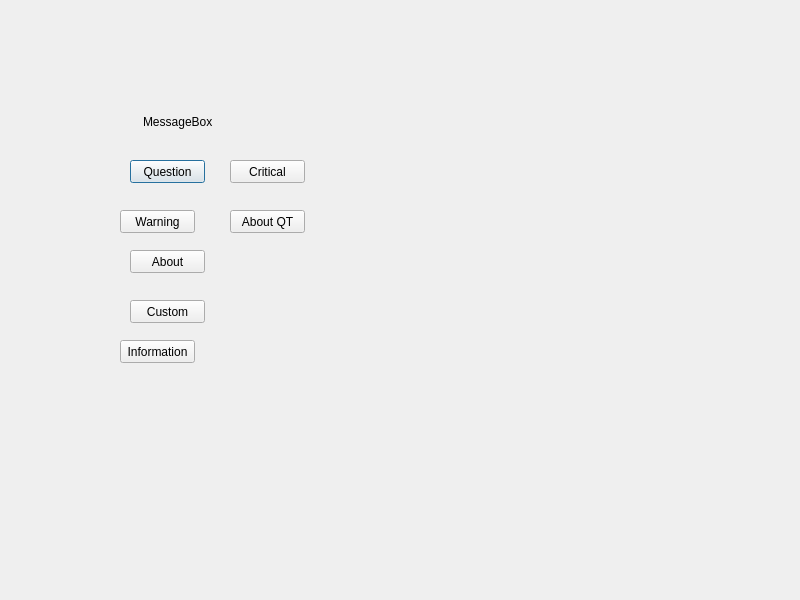
<?xml version="1.0" encoding="UTF-8"?>
<ui version="4.0">
 <class>Dialog</class>
 <widget class="QDialog" name="Dialog">
  <property name="geometry">
   <rect>
    <x>0</x>
    <y>0</y>
    <width>800</width>
    <height>600</height>
   </rect>
  </property>
  <property name="windowTitle">
   <string>Dialog</string>
  </property>
  <widget class="QLabel" name="label">
   <property name="geometry">
    <rect>
     <x>143</x>
     <y>111</y>
     <width>91</width>
     <height>21</height>
    </rect>
   </property>
   <property name="text">
    <string>MessageBox</string>
   </property>
  </widget>
  <widget class="QPushButton" name="questionBtn">
   <property name="geometry">
    <rect>
     <x>130</x>
     <y>160</y>
     <width>75</width>
     <height>23</height>
    </rect>
   </property>
   <property name="text">
    <string>Question</string>
   </property>
  </widget>
  <widget class="QPushButton" name="warningBtn">
   <property name="geometry">
    <rect>
     <x>120</x>
     <y>210</y>
     <width>75</width>
     <height>23</height>
    </rect>
   </property>
   <property name="text">
    <string>Warning</string>
   </property>
  </widget>
  <widget class="QPushButton" name="criticalBtn">
   <property name="geometry">
    <rect>
     <x>230</x>
     <y>160</y>
     <width>75</width>
     <height>23</height>
    </rect>
   </property>
   <property name="text">
    <string>Critical</string>
   </property>
  </widget>
  <widget class="QPushButton" name="aboutQtBtn">
   <property name="geometry">
    <rect>
     <x>230</x>
     <y>210</y>
     <width>75</width>
     <height>23</height>
    </rect>
   </property>
   <property name="text">
    <string>About QT</string>
   </property>
  </widget>
  <widget class="QPushButton" name="aboutBtn">
   <property name="geometry">
    <rect>
     <x>130</x>
     <y>250</y>
     <width>75</width>
     <height>23</height>
    </rect>
   </property>
   <property name="text">
    <string>About</string>
   </property>
  </widget>
  <widget class="QPushButton" name="customBtn">
   <property name="geometry">
    <rect>
     <x>130</x>
     <y>300</y>
     <width>75</width>
     <height>23</height>
    </rect>
   </property>
   <property name="text">
    <string>Custom</string>
   </property>
  </widget>
  <widget class="QPushButton" name="infoBtn">
   <property name="geometry">
    <rect>
     <x>120</x>
     <y>340</y>
     <width>75</width>
     <height>23</height>
    </rect>
   </property>
   <property name="text">
    <string>Information</string>
   </property>
  </widget>
 </widget>
 <resources/>
 <connections/>
</ui>
